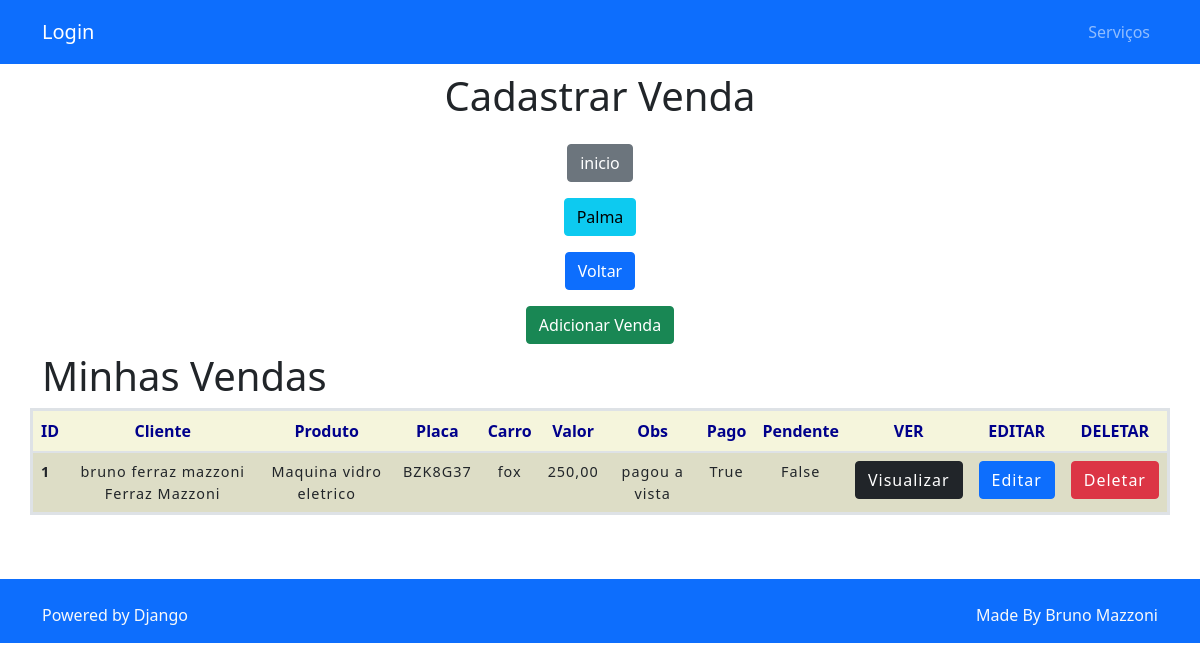
The page /homevenda/ on the database its author committed.
### home/models.py (models this page shows, shortened)
class Venda(models.Model):
    pessoa = models.ForeignKey(Pessoa, on_delete=models.CASCADE)
    produto = models.ForeignKey(Produto, on_delete=models.CASCADE)
    placa = models.CharField(max_length=50)
    carro = models.CharField(max_length=128)
    valor_peca = models.CharField(max_length=12 )
    obs = models.TextField(blank=True)
    sim = models.BooleanField( default=True, verbose_name='pago')
    nao = models.BooleanField('Pendente', default=False )

class Pessoa(models.Model):
    nome = models.CharField(max_length=128)
    endereco = models.CharField(max_length=120)
    complemento = models.CharField(max_length=120)
    cep =  models.CharField(max_length=12)
    telefone = models.CharField(max_length=12)
    observacao = models.TextField(blank=True)
    def __str__(self):
        return self.nome

class Produto(models.Model):
    nome = models.CharField(max_length=128)
    carro = models.CharField(max_length=128)
    ano = models.CharField(max_length=128)
    lado = models.CharField(max_length=128)
    vendas = models.ManyToManyField(Pessoa, through='Venda')
    obs = models.TextField(blank=True)
    def __str__(self):
        return self.nome

### home/views.py (the view)
# urls.py: path('homevenda/', homevenda, name='homevenda'),
def homevenda(request):
    data = {}
    data['db'] = Venda.objects.all()
    return render(request, 'venda/index.html', data)

### home/templates/venda/index.html (shortened to what this page needs)
<!DOCTYPE html>
{% extends 'base.html' %}
{% block conteudo %}
{% load static %}
<html lang="en">
<head>
    <link rel="stylesheet" type="text/css" href="{% static 'polls/style.css' %}">
    <link href="https://cdn.jsdelivr.net/npm/bootstrap@5.1.3/dist/css/bootstrap.min.css" rel="stylesheet">
</head>
<body>
<div class="col-8 m-auto pt-2 pb-2 text-center">
    <h1>Cadastrar Venda</h1>
</div>
<div class="col-8 m-auto pt-2 pb-2  text-center">
    <a href="/" class="btn btn-secondary">inicio</a>
</div>
<div class="col-8 m-auto pt-2 pb-2  text-center">
    <a href="/principal" class="btn btn-info">Palma</a>
</div>
<div class="col-8 m-auto pt-2 pb-2  text-center">
    <a href="/principal" class="btn btn-primary">Voltar</a>
</div>
<div class="col-8 m-auto pt-2 pb-2  text-center">
    <a href="/formvenda" class="btn btn-success">Adicionar Venda </a>
</div>
</div>
      <h1> Minhas Vendas</h1>
    <table class="table table-striped" border="9" style="width:100%" >
<div class="thead-dark">
<thead>
    <tr>
      <th scope="col">ID</th>
      <th scope="col">Cliente</th>
        <th scope="col">Produto</th>
        <th scope="col">Placa</th>
        <th scope="col">Carro</th>
      <th scope="col">Valor</th>
        <th scope="col">Obs</th>
        <th scope="col">Pago</th>
        <th scope="col">Pendente</th>
         <th scope="col">VER</th>
       <th scope="col">EDITAR</th>
       <th scope="col">DELETAR</th>
    </tr>
  </thead>
    </div>
  <tbody>
    {% for dbs in db%}
    <tr>
      <th> {{dbs.id}}</th>
        <td>{{dbs.pessoa}}</td>
        <td>{{dbs.produto}}</td>
         <td>{{dbs.placa}}</td>
         <td>{{dbs.carro}}</td>
        <td>{{dbs.valor_peca}}</td>
         <td>{{dbs.obs}}</td>
        <td>{{dbs.sim}}</td>
        <td>{{dbs.nao}}</td>
           <td> <a href="/viewvenda/{{dbs.id}}/" class="btn btn-dark">Visualizar</a></td>
           <td> <a href="/editvenda/{{dbs.id}}/" class="btn btn-primary">Editar</a></td>
           <td> <a href="/deletevenda/{{dbs.id}}/" class="btn btn-danger btnDel">Deletar</a></td>
       </tr>
   {% endfor %}
  </tbody>
</table>
</div>
{% load static %}
</body>
</html>
{% endblock %}

### templates/static/polls/style.css (style rules this page uses)
.table { border-collapse: collapse; border: 3px solid rgb(100,130,140); width 75%; background: Beige; width: center; }
tbody { font-size: 90%; font-style: 75%; letter-spacing: 1px; }
thead { color : darkblue; text-align: center; }
td { text-align: center; border: 1px solid rgb(100,130,140); }
th { text-align: center; border: 1px solid rgb(100,130,140); }

### rows shown on the page
Venda: id "1", pessoa "bruno ferraz mazzoni Ferraz Mazzoni", produto "Maquina vidro eletrico", placa "BZK8G37", carro "fox", valor_peca "250,00", obs "pagou a vista", sim "True", nao "False"
